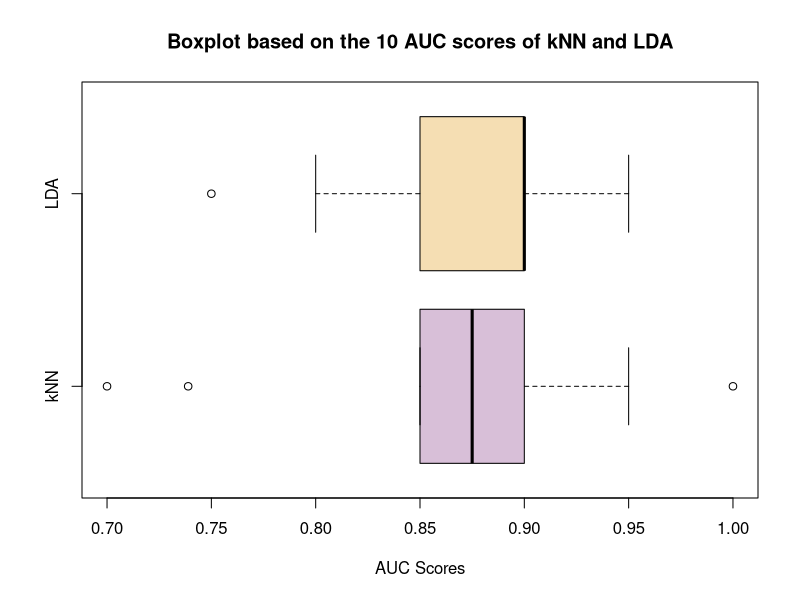

Source code (R):
### --- loading libraries --- ###
library(caret)
library(class) 
library(MASS)
library(dplyr)
library(pROC)

### --- loading the file --- ###

data = read.delim("newthyroid.txt", sep =",")


### --- creating a lists for the for loop --- ###

seeds = c(10, 20, 30, 40, 50, 60, 70 ,80, 90, 100) # seed list

auc.knn = c() # auc score list for knn
auc.lda = c() # auc score list for lda
accuracy.knn = c() # accuracy list for knn
accuracy.lda = c() # accuracy list for lda

### ---  for loop --- ###
for (i in seeds) {
  set.seed(i)

  ### --- creating training (70%) and test(30%) sets --- ###
  trainIndex = createDataPartition(data$class, p = 0.7, list = FALSE, times = 1) 
  train.feature=data[trainIndex,] # training features 
  train.feature$class = NULL
  train.label=data$class[trainIndex] # training labels 
  test.feature=data[-trainIndex,] # test features
  test.feature$class = NULL
  test.label=data$class[-trainIndex] # test labels
  
### --- setting up the train control --- ### 
fitControl = trainControl(method = "repeatedcv", 
                          number = 5, # 5-fold CV
                          repeats = 1)
                          


### --- kNN Training --- ###
knnFit=train(train.feature ,train.label, method = "knn",
             trControl = fitControl,
             metric = "Accuracy",
             tuneLength=10)

### --- kNN test process --- ###
pred.knn = predict(knnFit,test.feature) 

### --- getting the knn accuracy --- ###
acc.knn = mean(pred.knn==test.label)

accuracy.knn = c(accuracy.knn, acc.knn)
roc.knn = roc(as.factor(test.label), as.numeric(pred.knn))
auc.knn = c(auc.knn, as.numeric(roc.knn$auc))


### --- LDA training --- ###

ldaFit =train(train.feature, train.label,method="lda2",
             trControl=fitControl)

#### --- LDA test process --- ### 

pred.lda = predict(ldaFit,test.feature)

### --- getting the lda accuracy --- ###
acc.lda = mean(test.label== pred.lda)

accuracy.lda = c(accuracy.lda, acc.lda)
roc.lda = roc(as.factor(test.label), as.numeric(pred.lda))
auc.lda = c(auc.lda, as.numeric(roc.lda$auc))

}

mean(auc.lda)
mean(auc.knn)


### --- creating the Boxplot --- ###
boxplot(auc.knn ,auc.lda,
        horizontal=TRUE,
        names=c("kNN","LDA"),
        col=c("thistle","wheat"),
        xlab="AUC Scores",
        main="Boxplot based on the 10 AUC scores of kNN and LDA")






